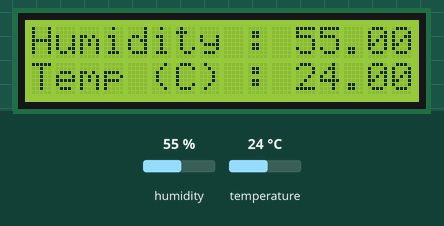
This sketch was run on a simulated Arduino Nano, built with avr-gcc and run on an emulated ATmega328P. On the bench: 16×2 character LCD. The inputs (shaded band) are chosen by the test bench; at power-on: temperature 24 °C, humidity 55 %. What the sketch prints to the serial monitor is not drawn.

Above: at 1.7 s.
1.8 s: temperature set to 41 °C
At 3.6 s:
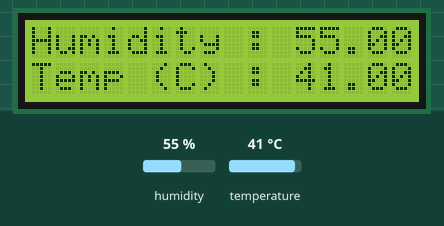
4.6 s: humidity set to 22 %
At 6.1 s:
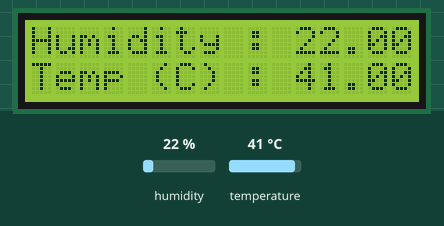
7.4 s: temperature set to 12 °C
At 9.9 s:
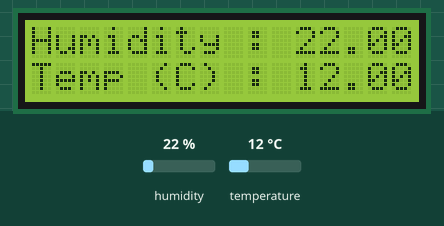
10.2 s: humidity set to 40 %
At 12.0 s:
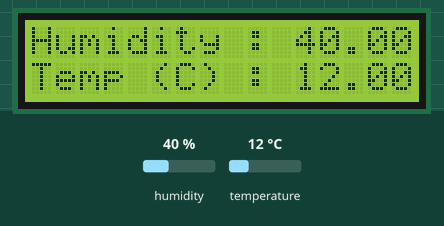
Timing chart, 0 to 13.5 s (numbered marks = the images above; inputs shaded):
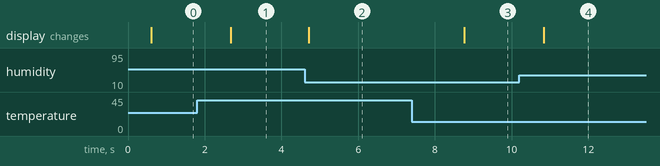

The sketch:

temp_humidity_sensor.ino
```cpp
//temp_humidity_sensor

#include <Adafruit_Sensor.h>                //portable on arduino nano ,   lcd and temp/humidity sensor
#include <DHT.h>
#include <DHT_U.h>

#define Type DHT11

#include<LiquidCrystal.h>

int rs= 7;
int en=8;
int d4=9;
int d5=10;
int d6=11;
int d7=12;
int sensePin= 2;
float humidity;
float tempC;
float tempF;
int setTime=500;

DHT HT(sensePin,Type);

LiquidCrystal lcd(rs,en,d4,d5,d6,d7);


void setup()
{

     HT.begin();
     lcd.begin(16,2);
     lcd.setCursor(0,0);
     Serial.begin(9600);

     delay(setTime);
}


void loop()
{
   lcd.setCursor(0,0);

   humidity=HT.readHumidity();

   tempC=HT.readTemperature();

   tempF=HT.readTemperature(true);


   Serial.print("Humidity : ");
   Serial.print(humidity);
   Serial.print("    Temperature C : ");
   Serial.print(tempC);
   Serial.print(" C ");
   Serial.print("    Temperature F : ");
   Serial.print(tempF);
   Serial.println(" F ");

    lcd.print("Humidity : ");
    lcd.print(humidity);
    lcd.setCursor(0,1);
    lcd.print("Temp (C) : ");
    lcd.print(tempC);

   // lcd.clear();

}
```

Measured:
- after the input at 1.8 s, the display: changes after 0.88 s (image 1)
- after the input at 4.6 s, the display: changes after 0.11 s (image 2)
- after the input at 7.4 s, the display: changes after 1.4 s (image 3)
- after the input at 10.2 s, the display: changes after 0.64 s (image 4)
